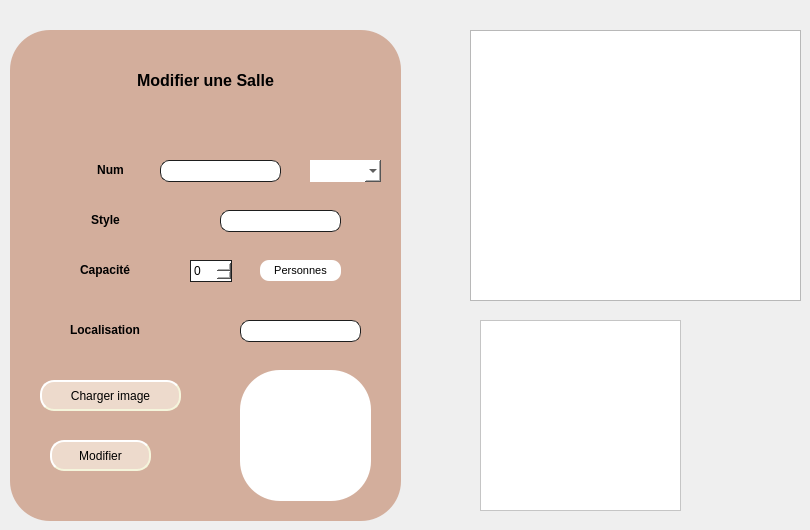
    <widget class="QWidget" name="Modifier">
     <attribute name="title">
      <string>Modifier</string>
     </attribute>
     <widget class="QWidget" name="gridWidget_3" native="true">
      <property name="geometry">
       <rect>
        <x>10</x>
        <y>30</y>
        <width>391</width>
        <height>491</height>
       </rect>
      </property>
      <property name="styleSheet">
       <string notr="true">background-color: rgb(211, 174, 156);
border-radius: 40px;</string>
      </property>
      <widget class="QLabel" name="label_11">
       <property name="geometry">
        <rect>
         <x>0</x>
         <y>10</y>
         <width>391</width>
         <height>81</height>
        </rect>
       </property>
       <property name="styleSheet">
        <string notr="true"/>
       </property>
       <property name="text">
        <string>&lt;html&gt;&lt;head/&gt;&lt;body&gt;&lt;p align=&quot;center&quot;&gt;&lt;span style=&quot; font-size:12pt; font-weight:600;&quot;&gt;Modifier une Salle&lt;/span&gt;&lt;/p&gt;&lt;/body&gt;&lt;/html&gt;</string>
       </property>
      </widget>
      <widget class="QLabel" name="label_12">
       <property name="geometry">
        <rect>
         <x>70</x>
         <y>180</y>
         <width>51</width>
         <height>21</height>
        </rect>
       </property>
       <property name="text">
        <string>&lt;html&gt;&lt;head/&gt;&lt;body&gt;&lt;p align=&quot;center&quot;&gt;&lt;span style=&quot; font-weight:600;&quot;&gt;Style&lt;/span&gt;&lt;/p&gt;&lt;/body&gt;&lt;/html&gt;</string>
       </property>
      </widget>
      <widget class="QLabel" name="label_13">
       <property name="geometry">
        <rect>
         <x>70</x>
         <y>230</y>
         <width>101</width>
         <height>20</height>
        </rect>
       </property>
       <property name="text">
        <string>&lt;html&gt;&lt;head/&gt;&lt;body&gt;&lt;p&gt;&lt;span style=&quot; font-weight:600;&quot;&gt;Capacité&lt;/span&gt;&lt;/p&gt;&lt;/body&gt;&lt;/html&gt;</string>
       </property>
      </widget>
      <widget class="QLabel" name="label_14">
       <property name="geometry">
        <rect>
         <x>60</x>
         <y>290</y>
         <width>121</width>
         <height>20</height>
        </rect>
       </property>
       <property name="text">
        <string>&lt;html&gt;&lt;head/&gt;&lt;body&gt;&lt;p&gt;&lt;span style=&quot; font-weight:600;&quot;&gt;Localisation&lt;/span&gt;&lt;/p&gt;&lt;/body&gt;&lt;/html&gt;</string>
       </property>
      </widget>
      <widget class="QLabel" name="label_15">
       <property name="geometry">
        <rect>
         <x>40</x>
         <y>130</y>
         <width>121</width>
         <height>20</height>
        </rect>
       </property>
       <property name="styleSheet">
        <string notr="true">font: 75 8pt &quot;MS Shell Dlg 2&quot;;</string>
       </property>
       <property name="text">
        <string>&lt;html&gt;&lt;head/&gt;&lt;body&gt;&lt;p align=&quot;center&quot;&gt;&lt;span style=&quot; font-weight:600;&quot;&gt;Num&lt;/span&gt;&lt;/p&gt;&lt;/body&gt;&lt;/html&gt;</string>
       </property>
      </widget>
      <widget class="QSpinBox" name="capacite_modifier">
       <property name="geometry">
        <rect>
         <x>180</x>
         <y>230</y>
         <width>42</width>
         <height>22</height>
        </rect>
       </property>
       <property name="styleSheet">
        <string notr="true">background-color: rgb(255, 255, 255);
background-color: rgb(255, 255, 255);

padding: 1px;
    border-style: solid;
    border: 1px solid #1e1e1e;
</string>
       </property>
      </widget>
      <widget class="QToolButton" name="toolButton_5">
       <property name="geometry">
        <rect>
         <x>250</x>
         <y>230</y>
         <width>81</width>
         <height>21</height>
        </rect>
       </property>
       <property name="font">
        <font>
         <family>MS Shell Dlg 2</family>
         <pointsize>8</pointsize>
         <weight>9</weight>
         <italic>false</italic>
         <bold>false</bold>
        </font>
       </property>
       <property name="styleSheet">
        <string notr="true">font: 75 8pt &quot;MS Shell Dlg 2&quot;;
font: 75 8pt &quot;MS Shell Dlg 2&quot;;
background-color: rgb(255, 255, 255);
border-radius: 9px;</string>
       </property>
       <property name="text">
        <string>Personnes</string>
       </property>
      </widget>
      <widget class="QLineEdit" name="localisation_modifier">
       <property name="geometry">
        <rect>
         <x>230</x>
         <y>290</y>
         <width>121</width>
         <height>22</height>
        </rect>
       </property>
       <property name="styleSheet">
        <string notr="true">background-color: rgb(255, 255, 255);
border-radius: 9px;
padding: 1px;
    border-style: solid;
    border: 1px solid #1e1e1e;
</string>
       </property>
      </widget>
      <widget class="QPushButton" name="modifier">
       <property name="geometry">
        <rect>
         <x>40</x>
         <y>410</y>
         <width>101</width>
         <height>31</height>
        </rect>
       </property>
       <property name="styleSheet">
        <string notr="true">QPushButton
{
	background-color: rgb(237, 218, 204);
	color: rgb(0, 0, 0);
border-style: solid;
    border-radius: 6;
border-radius: 14px;

	border-style: outset;
    border-width: 2px;
    border-radius: 14px;
    border-color: beige;
  
 
    padding: 0px;
	
	
	
	font: 10pt &quot;Franklin Gothic Heavy&quot;;
}
QPushButton:hover
{
background-color: rgb(0, 143, 105);
	color: rgb(0, 0, 0);
}
QPushButton:pressed
{
background-color: rgb(0, 143, 105);
}</string>
       </property>
       <property name="text">
        <string>Modifier</string>
       </property>
      </widget>
      <widget class="QLineEdit" name="style_modifier">
       <property name="geometry">
        <rect>
         <x>210</x>
         <y>180</y>
         <width>121</width>
         <height>22</height>
        </rect>
       </property>
       <property name="styleSheet">
        <string notr="true">background-color: rgb(255, 255, 255);
border-radius: 9px;
padding: 1px;
    border-style: solid;
    border: 1px solid #1e1e1e;
</string>
       </property>
      </widget>
      <widget class="QComboBox" name="comboBox_modifier">
       <property name="geometry">
        <rect>
         <x>300</x>
         <y>130</y>
         <width>71</width>
         <height>22</height>
        </rect>
       </property>
       <property name="styleSheet">
        <string notr="true">background-color: rgb(255, 255, 255);</string>
       </property>
      </widget>
      <widget class="QLineEdit" name="id_modifier">
       <property name="geometry">
        <rect>
         <x>150</x>
         <y>130</y>
         <width>121</width>
         <height>22</height>
        </rect>
       </property>
       <property name="styleSheet">
        <string notr="true">background-color: rgb(255, 255, 255);
border-radius: 9px;
padding: 1px;
    border-style: solid;
    border: 1px solid #1e1e1e;
</string>
       </property>
      </widget>
      <widget class="QGraphicsView" name="salle_graphicsView_2">
       <property name="geometry">
        <rect>
         <x>230</x>
         <y>340</y>
         <width>131</width>
         <height>131</height>
        </rect>
       </property>
       <property name="styleSheet">
        <string notr="true">background-color: rgb(255, 255, 255);</string>
       </property>
      </widget>
      <widget class="QPushButton" name="load_modifier">
       <property name="geometry">
        <rect>
         <x>30</x>
         <y>350</y>
         <width>141</width>
         <height>31</height>
        </rect>
       </property>
       <property name="styleSheet">
        <string notr="true">QPushButton
{
	background-color: rgb(237, 218, 204);
	color: rgb(0, 0, 0);
border-style: solid;
    border-radius: 6;
border-radius: 14px;

	border-style: outset;
    border-width: 2px;
    border-radius: 14px;
    border-color: beige;
  
 
    padding: 0px;
	
	
	
	font: 10pt &quot;Franklin Gothic Heavy&quot;;
}
QPushButton:hover
{
background-color: rgb(0, 143, 105);
	color: rgb(0, 0, 0);
}
QPushButton:pressed
{
background-color: rgb(0, 143, 105);
}</string>
       </property>
       <property name="text">
        <string>Charger image</string>
       </property>
      </widget>
     </widget>
     <widget class="QTableView" name="tableView_modifier">
      <property name="geometry">
       <rect>
        <x>470</x>
        <y>30</y>
        <width>331</width>
        <height>271</height>
       </rect>
      </property>
     </widget>
     <widget class="QGraphicsView" name="qr_graphicsView">
      <property name="geometry">
       <rect>
        <x>480</x>
        <y>320</y>
        <width>201</width>
        <height>191</height>
       </rect>
      </property>
      <property name="styleSheet">
       <string notr="true">background-color: rgb(255, 255, 255);</string>
      </property>
     </widget>
    </widget>
